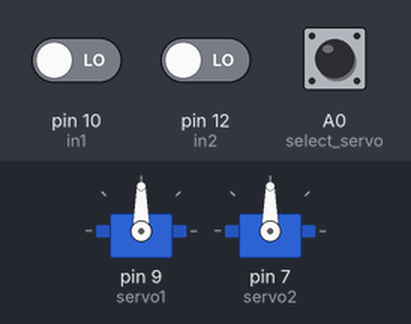
Bench run of a sketch on a simulated Arduino Uno, built with avr-gcc and run on an emulated ATmega328P. Shown: 2 × servo. Inputs (shaded band) come from the test bench; at power-on: pin 10 (in1) LOW, pin 12 (in2) LOW, A0 (select_servo) HIGH.

Above: at 1.2 s.
1.3 s: pin 10 (in1) driven HIGH
Timing chart, 0 to 4.3 s (numbered marks = the images above; inputs shaded):
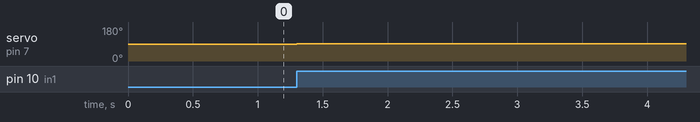

The sketch:

servo_handler.ino
```cpp
#include <Servo.h>

Servo servo1;
Servo servo2;

int pos1 = 90;
int pos2 = 90;

int in1 = 10;
int in2 = 12;
int select_servo = A0;

int in1_active = 1;
int in2_active = 1;

void setup() {
  servo1.attach(9);
  servo2.attach(7);

  pinMode(in1, INPUT);
  pinMode(in2, INPUT);
  pinMode(select_servo, INPUT); // LOW = servo1, HIGH = servo2

  servo1.write(pos1);
  servo2.write(pos2);
}

void loop() {
  ////
  // Modify servo position the first time a high signal is seen on an input.
  ////

  if (digitalRead(in1) == HIGH && in1_active) {
    if (digitalRead(select_servo) == LOW) {
      pos1 += 1;
    } else {
      pos2 += 1;
    }

    in1_active = 0;
  }
  if (digitalRead(in2) == HIGH && in2_active) {
    if (digitalRead(select_servo) == LOW) {
      pos1 -= 1;
    } else {
      pos2 -= 1;
    }

    in2_active = 0;
  }

  ////
  // Adjust servo position.
  ////

  if (pos1 > 180) { pos1 = 180; }
  if (pos2 > 180) { pos2 = 180; }
  if (pos1 < 0) { pos1 = 0; }
  if (pos2 < 0) { pos2 = 0; }

  if (digitalRead(select_servo) == LOW) {
    servo1.write(pos1);
  } else {
    servo2.write(pos2);
  }

  ////
  // When an input goes LOW, reactivate it so it can trigger on the next HIGH signal.
  ////

  if (digitalRead(in1) == LOW) {
    in1_active = 1;
  }
  if (digitalRead(in2) == LOW) {
    in2_active = 1;
  }

}
```

Measured:
- after the input at 1.3 s, servo on pin 7 (servo2): 90° → 91° at once
